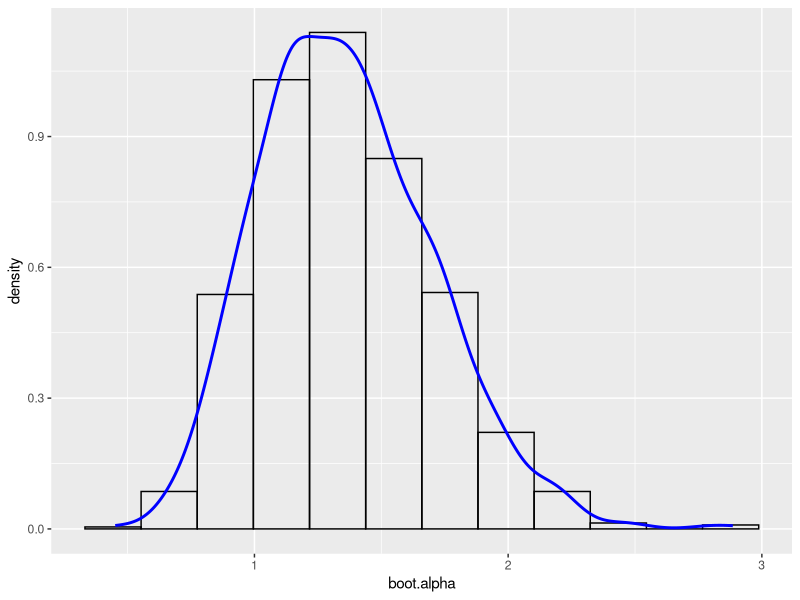

Recreate this plot in R.
# CHAPTER   7 - Bootstrapping

# PROGRAM   7.5 - Temporal Clustering (Parametric Bootstrapping Example)

# SUMMARY   The length of time in days between magnitude 2.5 (or above) 
##          earthquakes along a particular fault line is recorded over a period 
##          of 1,835 days. The results of this process are shown in the table 
##          below:
##
##          35	  4.6	  40.8	  1.8	    1.7	  56	  71.3	  111	  60.1	102.2
##          28.5	4.3	  3	      1.1	    11.4	14.8	27.3	  28.3	73.2	0.2
##          13.6	9.5	  67.1	  28.3	  0.9	  13.8	48.8	  43.8	18.4	49.3
##          47	  23.5	13.2	  5.4	    100.1	74.4	6.1	    7.6	  12.8	48.4
##          28	  52	  49.6	  132.6	  31	  13	  97.6	  51.4	9.3	  61.8
##
##          We model these events as arising from a Gamma(alpha, lambda) 
##          distribution. In the first section of this program we create point
##          estimates \hat{alpha} and \hat{\lambda} of these parameters.
##
##          In the second section we construct estimates of the standard error
##          of \hat{alpha} and use this information to construct a 95% CI for
##          alpha. The fact that this CI contains the value 1, indicates that
##          there is no evidence against the assumption that
##            i.    \alpha = 1
##            ii.   The data are drawn from an exponential distribution with 
##                  rate \lambda
##            iii.  The earthquake events exhibit no temporal clustering.



# Clear all variables before starting
rm(list = ls())

# Call required packages
library(tidyverse)



# SECTION 1 #
#------------------------------------------------------------------------------#
# Reading in the data and calculating sample statistics (point estimates)

# 1.1a - Reading in the data
boot4.data <- c(35.0,4.6,40.8,1.8,1.7,56.0,71.3,111.0,60.1,102.2,
                28.5,4.3,3.0,1.1,11.4,14.8,27.3,28.3,73.2,0.2,13.6,9.5,67.1,28.3,
                0.9,13.8,48.8,43.8,18.4,49.3,47.0,23.5,13.2,5.4,100.1,74.4,6.1,
                7.6,12.8,48.4,28.0,52.0,49.6,132.6,31.0,13.0,97.6,51.4,9.3,61.8)


# 1.1b - Define the length of the data set  
n <- length(boot4.data)
n


# 1.1c - Calculate point estimate of lambda
hat_lambda <- mean(boot4.data)/var(boot4.data)
hat_lambda

    ## \hat{lambda} = 0.03395001


# 1.1d - Calculate point estimate of alpha
hat_alpha <- mean(boot4.data)**2 / var(boot4.data)
hat_alpha

    ## \hat{alpha} = 1.245897



  





# SECTION 2 #
#------------------------------------------------------------------------------#
# Conducting the non-parametric bootstrapping procedure, calculating the standard
# error of \hat{alpha} and constructing a confidence interval for \alpha

# 2.1a - Conducting the bootstrapping procedure

  # Define the number of bootstrap samples
  B <- 1000
  
  # Define a vector called 'boot.alpha' of length B
  boot.alpha <- rep(NA,B)
  
  # Set seed to ensure we obtain the same bootstrap samples each time code is run
  set.seed(1234)
  
  # For i=1,...,B do
  for (b in 1:B) {
    
    # Obtain n observations from Gamma(\hat{\alpha}, \hat{\lambda}) distribution
    pseudo.data <- rgamma(n, shape=hat_alpha, rate=hat_lambda)
    
    # Calculate \alpha^{*i} for the bootstrap sample
    this.alpha <- mean(pseudo.data)**2 / var(pseudo.data)
    
    # Append to the 'boot.alpha' vector
    boot.alpha[b] <- this.alpha
  }

  


# 2.1b - Produce histogram of the \alpha^{*i} obtained
ggplot(as.data.frame(boot.alpha),aes(boot.alpha))+
  geom_histogram(aes(y=..density..), bins=12,fill="transparent", color="black")+
  geom_density(col="blue",lwd=1)
  
    ## The \alpha^{*i} values look to be approximately normally distributed
    ## => 95% CI can be created using the standard CI formula


# 2.1c - Calculating the standard error of \hat{\alpha}
se.alpha <- sd(boot.alpha)
se.alpha

    ## s.e.(\hat{\alpha}) = 0.340212


# 2.1d - Constructing the standard confidence interval
alpha.std.CI <- c(hat_alpha - 1.96 * se.alpha, hat_alpha + 1.96 * se.alpha)
alpha.std.CI

    ## 95% CI for alpha [0.5790819, 1.9127130]




# CONCLUSION #
#------------------------------------------------------------------------------#
# The value 1 is contained in the  95% confidence interval for alpha. As such, 
# we have no evidence that earthquakes along the fault line in question exhibit
# temporal clustering.
